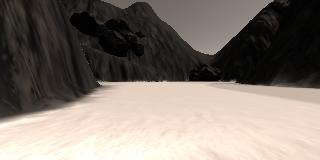
#> input picture sample.jpg, 320 x 160 px
$ python color_thresh.py
#> lines starting #> are read from the running program, lines starting #| are printed output that depends on the picture; after the words box and inside, x2 and y2 are one past the last pixel; in counts of white or black regions, pixels touching at a corner belong together
import matplotlib.pyplot as plt
import matplotlib.image as mpimg
import numpy as np

# Read in the image
# There are six more images available for reading
# called sample1-6.jpg, feel free to experiment with the others!
image_name = 'sample.jpg'
image = mpimg.imread(image_name)
#> image is the input picture: shape (160, 320, 3); mean R, G, B 128.4, 119, 110.8

# Define a function to perform a color threshold
def color_thresh(img, rgb_thresh=(0, 0, 0)):
#> called with rgb_thresh = (140, 140, 140)
    print(img.dtype, img.shape, np.min(img), np.max(img))
#| uint8 (160, 320, 3) 0 255
    ###### TODO:
    # Create an empty array the same size in x and y as the image
    # but just a single channel
    color_select = np.zeros_like(img[:, :, 0])
    print(color_select.dtype, color_select.shape, np.min(color_select), np.max(color_select))
#| uint8 (160, 320) 0 0
    # Apply the thresholds for RGB and assign 1's
    mask = (img[:,:,0] > rgb_thresh[0]) & \
           (img[:,:,1] > rgb_thresh[1]) & \
           (img[:,:,2] > rgb_thresh[2])
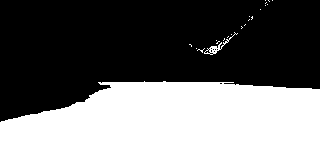
#> mask: shape (160, 320) bool; 42.9% white; 22 white regions (20 under 20 px), largest, box (x1, y1, x2, y2) and area: (0, 81, 320, 160) 21775, (204, 32, 238, 55) 116

    print(mask.dtype, mask.shape, np.min(mask), np.max(mask))
#| bool (160, 320) False True
    color_select[mask] = 1
    # where threshold was exceeded
    # Return the single-channel binary image
    return color_select

# Define color selection criteria
###### TODO: MODIFY THESE VARIABLES TO MAKE YOUR COLOR SELECTION
red_threshold = 140
green_threshold = 140
blue_threshold = 140
######
rgb_threshold = (red_threshold, green_threshold, blue_threshold)

# pixels below the thresholds
colorsel = color_thresh(image, rgb_thresh=rgb_threshold)

# Display the original image and binary
f, (ax1, ax2) = plt.subplots(1, 2, figsize=(21, 7), sharey=True)
f.tight_layout()
ax1.imshow(image)
ax1.set_title('Original Image', fontsize=40)

ax2.imshow(colorsel, cmap='gray')
ax2.set_title('Your Result', fontsize=40)
plt.subplots_adjust(left=0., right=1, top=0.9, bottom=0.)
plt.show() # Uncomment if running on your local machine
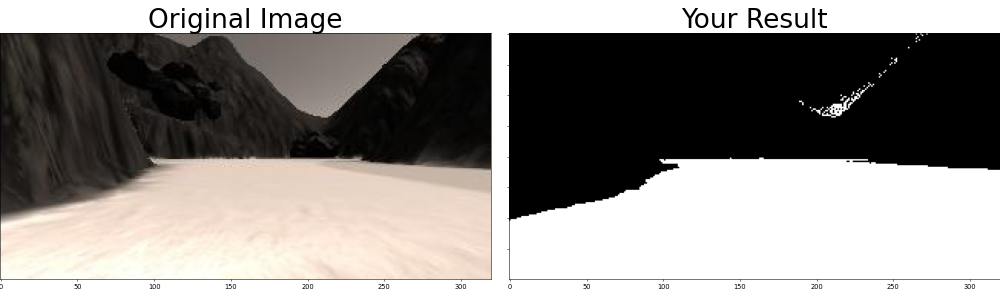
#> figure drawn by matplotlib, 2 panels


################### SANGEETH CODE ######################################
# import matplotlib.pyplot as plt
# import matplotlib.image as mpimg
# import numpy as np
#
# image_name = 'sample.jpg'
# image = mpimg.imread(image_name)
#
#
# # Define a function to perform a color threshold
# def color_thresh(img, rgb_thresh=(0, 0, 0)):
#     # Create an array of zeros same xy size as img, but single channel
#     color_select = np.zeros_like(img[:, :, 0])
#
#     # Require that each pixel be above all three threshold values in RGB
#     # above_thresh will now contain a boolean array with "True"
#     # where threshold was met
#     above_thresh = (img[:, :, 0] > rgb_thresh[0]) \
#                    & (img[:, :, 1] > rgb_thresh[1]) \
#                    & (img[:, :, 2] > rgb_thresh[2])
#
#     # Apply the thresholds for RGB and assign 1's
#     color_select[above_thresh] = 1
#
#     # where threshold was exceeded
#     # Return the single-channel binary image
#     return color_select
#
#
# # Define color selection criteria
# ###### TODO: MODIFY THESE VARIABLES TO MAKE YOUR COLOR SELECTION
# red_threshold = 160
# green_threshold = 100
# blue_threshold = 160
# ######
# rgb_threshold = (red_threshold, green_threshold, blue_threshold)
#
# # pixels below the thresholds
# colorsel = color_thresh(image, rgb_thresh=rgb_threshold)
#
# # Display the original image and binary
# f, (ax1, ax2) = plt.subplots(1, 2, figsize=(21, 7), sharey=True)
# f.tight_layout()
# ax1.imshow(image)
# ax1.set_title('Original Image', fontsize=40)
#
# ax2.imshow(colorsel, cmap='gray')
# ax2.set_title('Your Result', fontsize=40)
# plt.subplots_adjust(left=0., right=1, top=0.9, bottom=0.)

$ run again, with example_grid1.jpg copied over sample.jpg
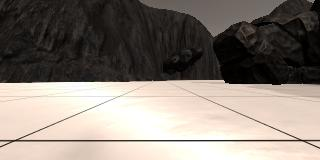
#> input picture example_grid1.jpg, 320 x 160 px
#> image is the input picture: shape (160, 320, 3); mean R, G, B 135.1, 126.3, 118.3
#| uint8 (160, 320, 3) 0 255
#| uint8 (160, 320) 0 0
#> in color_thresh, `mask = (img[:,:,0] > rgb_thresh[0]) & \ (img[:,:,1] > rgb_thresh[1]) &..`:
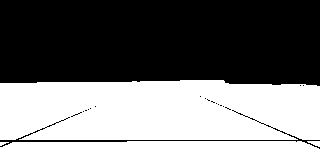
#> mask: shape (160, 320) bool; 47.2% white; 4 white regions, box (x1, y1, x2, y2) and area: (0, 80, 320, 140) 18259, (0, 141, 320, 160) 5840, (307, 141, 320, 147) 48, (0, 142, 9, 146) 21
#| bool (160, 320) False True
#> `plt.show()`:
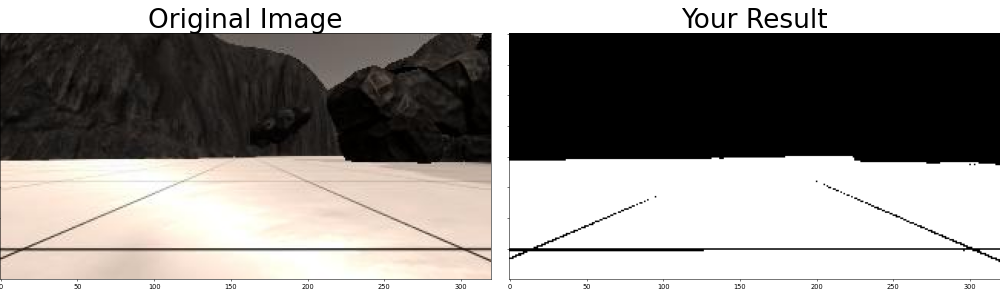
#> figure drawn by matplotlib, 2 panels
